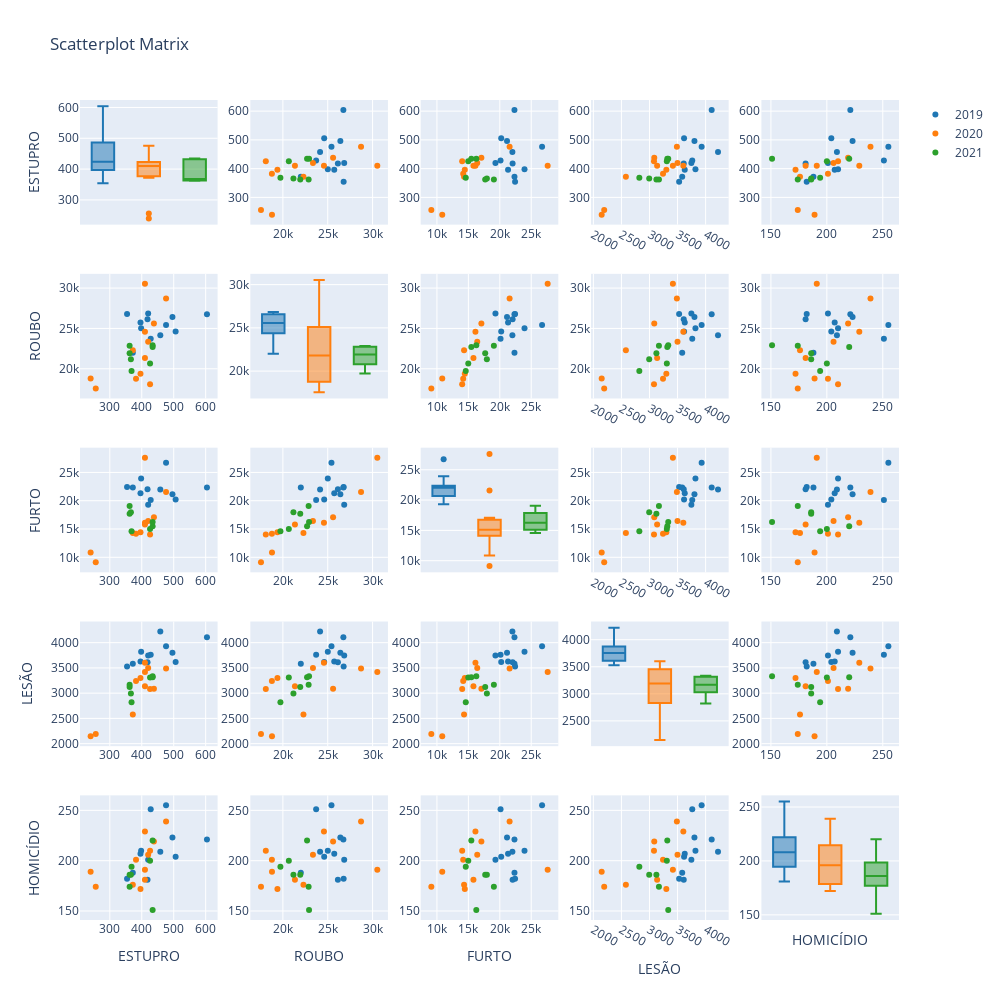

Notebook code cell kept with this figure:
### Code cell
fig = ff.create_scatterplotmatrix(df_crime_consolidado, diag='box', index='ANO', height=1000, width=1000)
fig.write_html('../reports/crimes_scatter.html')
fig.show()

### Figure 1 — Plotly figure (JSON) as saved in the notebook; plotly's stock layout.template omitted (floating-point values rounded to 4 significant figures)
{"data": [{"marker": {"color": "rgb(31, 119, 180)"}, "showlegend": false, "type": "box", "xaxis": "x", "y": [428, 372, 476, 458, 398, 354, 396, 418, 506, 604, 496, 420], "yaxis": "y"}, {"marker": {"color": "rgb(255, 127, 14)"}, "showlegend": false, "type": "box", "xaxis": "x", "y": [476, 410, 438, 256, 240, 372, 410, 382, 426, 396, 420, 410], "yaxis": "y"}, {"marker": {"color": "rgb(44, 160, 44)"}, "showlegend": false, "type": "box", "xaxis": "x", "y": [434, 434, 426, 368, 362, 366, 362], "yaxis": "y"}, {"marker": {"color": "rgb(31, 119, 180)", "size": 6}, "mode": "markers", "name": "2019", "showlegend": true, "type": "scatter", "x": [23707, 21997, 25416, 24147, 25008, 26774, 25726, 26132, 24605, 26742, 26406, 26837], "xaxis": "x2", "y": [428, 372, 476, 458, 398, 354, 396, 418, 506, 604, 496, 420], "yaxis": "y2"}, {"marker": {"color": "rgb(255, 127, 14)", "size": 6}, "mode": "markers", "name": "2020", "showlegend": true, "type": "scatter", "x": [28713, 30528, 25596, 17555, 18783, 22292, 21342, 18773, 18092, 19389, 23350, 24578], "xaxis": "x2", "y": [476, 410, 438, 256, 240, 372, 410, 382, 426, 396, 420, 410], "yaxis": "y2"}, {"marker": {"color": "rgb(44, 160, 44)", "size": 6}, "mode": "markers", "name": "2021", "showlegend": true, "type": "scatter", "x": [22694, 22915, 20660, 19723, 21934, 21173, 22868], "xaxis": "x2", "y": [434, 434, 426, 368, 362, 366, 362], "yaxis": "y2"}, {"marker": {"color": "rgb(31, 119, 180)", "size": 6}, "mode": "markers", "name": "2019", "showlegend": false, "type": "scatter", "x": [20117, 22334, 26724, 22004, 23930, 22429, 21313, 22036, 20224, 22332, 21148, 19306], "xaxis": "x3", "y": [428, 372, 476, 458, 398, 354, 396, 418, 506, 604, 496, 420], "yaxis": "y3"}, {"marker": {"color": "rgb(255, 127, 14)", "size": 6}, "mode": "markers", "name": "2020", "showlegend": false, "type": "scatter", "x": [21558, 27613, 17072, 9109, 10846, 14316, 15805, 14178, 14015, 14432, 16411, 16124], "xaxis": "x3", "y": [476, 410, 438, 256, 240, 372, 410, 382, 426, 396, 420, 410], "yaxis": "y3"}, {"marker": {"color": "rgb(44, 160, 44)", "size": 6}, "mode": "markers", "name": "2021", "showlegend": false, "type": "scatter", "x": [15471, 16261, 14985, 14587, 17677, 17942, 19057], "xaxis": "x3", "y": [434, 434, 426, 368, 362, 366, 362], "yaxis": "y3"}, {"marker": {"color": "rgb(31, 119, 180)", "size": 6}, "mode": "markers", "name": "2019", "showlegend": false, "type": "scatter", "x": [3762, 3583, 3929, 4221, 3819, 3528, 3628, 3610, 3616, 4108, 3801, 3746], "xaxis": "x4", "y": [428, 372, 476, 458, 398, 354, 396, 418, 506, 604, 496, 420], "yaxis": "y4"}, {"marker": {"color": "rgb(255, 127, 14)", "size": 6}, "mode": "markers", "name": "2020", "showlegend": false, "type": "scatter", "x": [3488, 3417, 3085, 2193, 2148, 2579, 3136, 3241, 3080, 3300, 3499, 3603], "xaxis": "x4", "y": [476, 410, 438, 256, 240, 372, 410, 382, 426, 396, 420, 410], "yaxis": "y4"}, {"marker": {"color": "rgb(44, 160, 44)", "size": 6}, "mode": "markers", "name": "2021", "showlegend": false, "type": "scatter", "x": [3317, 3334, 3309, 2819, 3123, 2995, 3168], "xaxis": "x4", "y": [434, 434, 426, 368, 362, 366, 362], "yaxis": "y4"}, {"marker": {"color": "rgb(31, 119, 180)", "size": 6}, "mode": "markers", "name": "2019", "showlegend": false, "type": "scatter", "x": [251, 188, 255, 209, 210, 182, 207, 181, 204, 221, 223, 201], "xaxis": "x5", "y": [428, 372, 476, 458, 398, 354, 396, 418, 506, 604, 496, 420], "yaxis": "y5"}, {"marker": {"color": "rgb(255, 127, 14)", "size": 6}, "mode": "markers", "name": "2020", "showlegend": false, "type": "scatter", "x": [239, 191, 219, 174, 189, 176, 181, 201, 210, 172, 206, 229], "xaxis": "x5", "y": [476, 410, 438, 256, 240, 372, 410, 382, 426, 396, 420, 410], "yaxis": "y5"}, {"marker": {"color": "rgb(44, 160, 44)", "size": 6}, "mode": "markers", "name": "2021", "showlegend": false, "type": "scatter", "x": [220, 151, 200, 194, 186, 186, 174], "xaxis": "x5", "y": [434, 434, 426, 368, 362, 366, 362], "yaxis": "y5"}, {"marker": {"color": "rgb(31, 119, 180)", "size": 6}, "mode": "markers", "name": "2019", "showlegend": false, "type": "scatter", "x": [428, 372, 476, 458, 398, 354, 396, 418, 506, 604, 496, 420], "xaxis": "x6", "y": [23707, 21997, 25416, 24147, 25008, 26774, 25726, 26132, 24605, 26742, 26406, 26837], "yaxis": "y6"}, {"marker": {"color": "rgb(255, 127, 14)", "size": 6}, "mode": "markers", "name": "2020", "showlegend": false, "type": "scatter", "x": [476, 410, 438, 256, 240, 372, 410, 382, 426, 396, 420, 410], "xaxis": "x6", "y": [28713, 30528, 25596, 17555, 18783, 22292, 21342, 18773, 18092, 19389, 23350, 24578], "yaxis": "y6"}, {"marker": {"color": "rgb(44, 160, 44)", "size": 6}, "mode": "markers", "name": "2021", "showlegend": false, "type": "scatter", "x": [434, 434, 426, 368, 362, 366, 362], "xaxis": "x6", "y": [22694, 22915, 20660, 19723, 21934, 21173, 22868], "yaxis": "y6"}, {"marker": {"color": "rgb(31, 119, 180)"}, "showlegend": false, "type": "box", "xaxis": "x7", "y": [23707, 21997, 25416, 24147, 25008, 26774, 25726, 26132, 24605, 26742, 26406, 26837], "yaxis": "y7"}, {"marker": {"color": "rgb(255, 127, 14)"}, "showlegend": false, "type": "box", "xaxis": "x7", "y": [28713, 30528, 25596, 17555, 18783, 22292, 21342, 18773, 18092, 19389, 23350, 24578], "yaxis": "y7"}, {"marker": {"color": "rgb(44, 160, 44)"}, "showlegend": false, "type": "box", "xaxis": "x7", "y": [22694, 22915, 20660, 19723, 21934, 21173, 22868], "yaxis": "y7"}, {"marker": {"color": "rgb(31, 119, 180)", "size": 6}, "mode": "markers", "name": "2019", "showlegend": false, "type": "scatter", "x": [20117, 22334, 26724, 22004, 23930, 22429, 21313, 22036, 20224, 22332, 21148, 19306], "xaxis": "x8", "y": [23707, 21997, 25416, 24147, 25008, 26774, 25726, 26132, 24605, 26742, 26406, 26837], "yaxis": "y8"}, {"marker": {"color": "rgb(255, 127, 14)", "size": 6}, "mode": "markers", "name": "2020", "showlegend": false, "type": "scatter", "x": [21558, 27613, 17072, 9109, 10846, 14316, 15805, 14178, 14015, 14432, 16411, 16124], "xaxis": "x8", "y": [28713, 30528, 25596, 17555, 18783, 22292, 21342, 18773, 18092, 19389, 23350, 24578], "yaxis": "y8"}, {"marker": {"color": "rgb(44, 160, 44)", "size": 6}, "mode": "markers", "name": "2021", "showlegend": false, "type": "scatter", "x": [15471, 16261, 14985, 14587, 17677, 17942, 19057], "xaxis": "x8", "y": [22694, 22915, 20660, 19723, 21934, 21173, 22868], "yaxis": "y8"}, {"marker": {"color": "rgb(31, 119, 180)", "size": 6}, "mode": "markers", "name": "2019", "showlegend": false, "type": "scatter", "x": [3762, 3583, 3929, 4221, 3819, 3528, 3628, 3610, 3616, 4108, 3801, 3746], "xaxis": "x9", "y": [23707, 21997, 25416, 24147, 25008, 26774, 25726, 26132, 24605, 26742, 26406, 26837], "yaxis": "y9"}, {"marker": {"color": "rgb(255, 127, 14)", "size": 6}, "mode": "markers", "name": "2020", "showlegend": false, "type": "scatter", "x": [3488, 3417, 3085, 2193, 2148, 2579, 3136, 3241, 3080, 3300, 3499, 3603], "xaxis": "x9", "y": [28713, 30528, 25596, 17555, 18783, 22292, 21342, 18773, 18092, 19389, 23350, 24578], "yaxis": "y9"}, {"marker": {"color": "rgb(44, 160, 44)", "size": 6}, "mode": "markers", "name": "2021", "showlegend": false, "type": "scatter", "x": [3317, 3334, 3309, 2819, 3123, 2995, 3168], "xaxis": "x9", "y": [22694, 22915, 20660, 19723, 21934, 21173, 22868], "yaxis": "y9"}, {"marker": {"color": "rgb(31, 119, 180)", "size": 6}, "mode": "markers", "name": "2019", "showlegend": false, "type": "scatter", "x": [251, 188, 255, 209, 210, 182, 207, 181, 204, 221, 223, 201], "xaxis": "x10", "y": [23707, 21997, 25416, 24147, 25008, 26774, 25726, 26132, 24605, 26742, 26406, 26837], "yaxis": "y10"}, {"marker": {"color": "rgb(255, 127, 14)", "size": 6}, "mode": "markers", "name": "2020", "showlegend": false, "type": "scatter", "x": [239, 191, 219, 174, 189, 176, 181, 201, 210, 172, 206, 229], "xaxis": "x10", "y": [28713, 30528, 25596, 17555, 18783, 22292, 21342, 18773, 18092, 19389, 23350, 24578], "yaxis": "y10"}, {"marker": {"color": "rgb(44, 160, 44)", "size": 6}, "mode": "markers", "name": "2021", "showlegend": false, "type": "scatter", "x": [220, 151, 200, 194, 186, 186, 174], "xaxis": "x10", "y": [22694, 22915, 20660, 19723, 21934, 21173, 22868], "yaxis": "y10"}, {"marker": {"color": "rgb(31, 119, 180)", "size": 6}, "mode": "markers", "name": "2019", "showlegend": false, "type": "scatter", "x": [428, 372, 476, 458, 398, 354, 396, 418, 506, 604, 496, 420], "xaxis": "x11", "y": [20117, 22334, 26724, 22004, 23930, 22429, 21313, 22036, 20224, 22332, 21148, 19306], "yaxis": "y11"}, {"marker": {"color": "rgb(255, 127, 14)", "size": 6}, "mode": "markers", "name": "2020", "showlegend": false, "type": "scatter", "x": [476, 410, 438, 256, 240, 372, 410, 382, 426, 396, 420, 410], "xaxis": "x11", "y": [21558, 27613, 17072, 9109, 10846, 14316, 15805, 14178, 14015, 14432, 16411, 16124], "yaxis": "y11"}, {"marker": {"color": "rgb(44, 160, 44)", "size": 6}, "mode": "markers", "name": "2021", "showlegend": false, "type": "scatter", "x": [434, 434, 426, 368, 362, 366, 362], "xaxis": "x11", "y": [15471, 16261, 14985, 14587, 17677, 17942, 19057], "yaxis": "y11"}, {"marker": {"color": "rgb(31, 119, 180)", "size": 6}, "mode": "markers", "name": "2019", "showlegend": false, "type": "scatter", "x": [23707, 21997, 25416, 24147, 25008, 26774, 25726, 26132, 24605, 26742, 26406, 26837], "xaxis": "x12", "y": [20117, 22334, 26724, 22004, 23930, 22429, 21313, 22036, 20224, 22332, 21148, 19306], "yaxis": "y12"}, {"marker": {"color": "rgb(255, 127, 14)", "size": 6}, "mode": "markers", "name": "2020", "showlegend": false, "type": "scatter", "x": [28713, 30528, 25596, 17555, 18783, 22292, 21342, 18773, 18092, 19389, 23350, 24578], "xaxis": "x12", "y": [21558, 27613, 17072, 9109, 10846, 14316, 15805, 14178, 14015, 14432, 16411, 16124], "yaxis": "y12"}, {"marker": {"color": "rgb(44, 160, 44)", "size": 6}, "mode": "markers", "name": "2021", "showlegend": false, "type": "scatter", "x": [22694, 22915, 20660, 19723, 21934, 21173, 22868], "xaxis": "x12", "y": [15471, 16261, 14985, 14587, 17677, 17942, 19057], "yaxis": "y12"}, {"marker": {"color": "rgb(31, 119, 180)"}, "showlegend": false, "type": "box", "xaxis": "x13", "y": [20117, 22334, 26724, 22004, 23930, 22429, 21313, 22036, 20224, 22332, 21148, 19306], "yaxis": "y13"}, {"marker": {"color": "rgb(255, 127, 14)"}, "showlegend": false, "type": "box", "xaxis": "x13", "y": [21558, 27613, 17072, 9109, 10846, 14316, 15805, 14178, 14015, 14432, 16411, 16124], "yaxis": "y13"}, {"marker": {"color": "rgb(44, 160, 44)"}, "showlegend": false, "type": "box", "xaxis": "x13", "y": [15471, 16261, 14985, 14587, 17677, 17942, 19057], "yaxis": "y13"}, {"marker": {"color": "rgb(31, 119, 180)", "size": 6}, "mode": "markers", "name": "2019", "showlegend": false, "type": "scatter", "x": [3762, 3583, 3929, 4221, 3819, 3528, 3628, 3610, 3616, 4108, 3801, 3746], "xaxis": "x14", "y": [20117, 22334, 26724, 22004, 23930, 22429, 21313, 22036, 20224, 22332, 21148, 19306], "yaxis": "y14"}, {"marker": {"color": "rgb(255, 127, 14)", "size": 6}, "mode": "markers", "name": "2020", "showlegend": false, "type": "scatter", "x": [3488, 3417, 3085, 2193, 2148, 2579, 3136, 3241, 3080, 3300, 3499, 3603], "xaxis": "x14", "y": [21558, 27613, 17072, 9109, 10846, 14316, 15805, 14178, 14015, 14432, 16411, 16124], "yaxis": "y14"}, {"marker": {"color": "rgb(44, 160, 44)", "size": 6}, "mode": "markers", "name": "2021", "showlegend": false, "type": "scatter", "x": [3317, 3334, 3309, 2819, 3123, 2995, 3168], "xaxis": "x14", "y": [15471, 16261, 14985, 14587, 17677, 17942, 19057], "yaxis": "y14"}, {"marker": {"color": "rgb(31, 119, 180)", "size": 6}, "mode": "markers", "name": "2019", "showlegend": false, "type": "scatter", "x": [251, 188, 255, 209, 210, 182, 207, 181, 204, 221, 223, 201], "xaxis": "x15", "y": [20117, 22334, 26724, 22004, 23930, 22429, 21313, 22036, 20224, 22332, 21148, 19306], "yaxis": "y15"}, {"marker": {"color": "rgb(255, 127, 14)", "size": 6}, "mode": "markers", "name": "2020", "showlegend": false, "type": "scatter", "x": [239, 191, 219, 174, 189, 176, 181, 201, 210, 172, 206, 229], "xaxis": "x15", "y": [21558, 27613, 17072, 9109, 10846, 14316, 15805, 14178, 14015, 14432, 16411, 16124], "yaxis": "y15"}, {"marker": {"color": "rgb(44, 160, 44)", "size": 6}, "mode": "markers", "name": "2021", "showlegend": false, "type": "scatter", "x": [220, 151, 200, 194, 186, 186, 174], "xaxis": "x15", "y": [15471, 16261, 14985, 14587, 17677, 17942, 19057], "yaxis": "y15"}, {"marker": {"color": "rgb(31, 119, 180)", "size": 6}, "mode": "markers", "name": "2019", "showlegend": false, "type": "scatter", "x": [428, 372, 476, 458, 398, 354, 396, 418, 506, 604, 496, 420], "xaxis": "x16", "y": [3762, 3583, 3929, 4221, 3819, 3528, 3628, 3610, 3616, 4108, 3801, 3746], "yaxis": "y16"}, {"marker": {"color": "rgb(255, 127, 14)", "size": 6}, "mode": "markers", "name": "2020", "showlegend": false, "type": "scatter", "x": [476, 410, 438, 256, 240, 372, 410, 382, 426, 396, 420, 410], "xaxis": "x16", "y": [3488, 3417, 3085, 2193, 2148, 2579, 3136, 3241, 3080, 3300, 3499, 3603], "yaxis": "y16"}, {"marker": {"color": "rgb(44, 160, 44)", "size": 6}, "mode": "markers", "name": "2021", "showlegend": false, "type": "scatter", "x": [434, 434, 426, 368, 362, 366, 362], "xaxis": "x16", "y": [3317, 3334, 3309, 2819, 3123, 2995, 3168], "yaxis": "y16"}, {"marker": {"color": "rgb(31, 119, 180)", "size": 6}, "mode": "markers", "name": "2019", "showlegend": false, "type": "scatter", "x": [23707, 21997, 25416, 24147, 25008, 26774, 25726, 26132, 24605, 26742, 26406, 26837], "xaxis": "x17", "y": [3762, 3583, 3929, 4221, 3819, 3528, 3628, 3610, 3616, 4108, 3801, 3746], "yaxis": "y17"}, {"marker": {"color": "rgb(255, 127, 14)", "size": 6}, "mode": "markers", "name": "2020", "showlegend": false, "type": "scatter", "x": [28713, 30528, 25596, 17555, 18783, 22292, 21342, 18773, 18092, 19389, 23350, 24578], "xaxis": "x17", "y": [3488, 3417, 3085, 2193, 2148, 2579, 3136, 3241, 3080, 3300, 3499, 3603], "yaxis": "y17"}, {"marker": {"color": "rgb(44, 160, 44)", "size": 6}, "mode": "markers", "name": "2021", "showlegend": false, "type": "scatter", "x": [22694, 22915, 20660, 19723, 21934, 21173, 22868], "xaxis": "x17", "y": [3317, 3334, 3309, 2819, 3123, 2995, 3168], "yaxis": "y17"}, {"marker": {"color": "rgb(31, 119, 180)", "size": 6}, "mode": "markers", "name": "2019", "showlegend": false, "type": "scatter", "x": [20117, 22334, 26724, 22004, 23930, 22429, 21313, 22036, 20224, 22332, 21148, 19306], "xaxis": "x18", "y": [3762, 3583, 3929, 4221, 3819, 3528, 3628, 3610, 3616, 4108, 3801, 3746], "yaxis": "y18"}, {"marker": {"color": "rgb(255, 127, 14)", "size": 6}, "mode": "markers", "name": "2020", "showlegend": false, "type": "scatter", "x": [21558, 27613, 17072, 9109, 10846, 14316, 15805, 14178, 14015, 14432, 16411, 16124], "xaxis": "x18", "y": [3488, 3417, 3085, 2193, 2148, 2579, 3136, 3241, 3080, 3300, 3499, 3603], "yaxis": "y18"}, {"marker": {"color": "rgb(44, 160, 44)", "size": 6}, "mode": "markers", "name": "2021", "showlegend": false, "type": "scatter", "x": [15471, 16261, 14985, 14587, 17677, 17942, 19057], "xaxis": "x18", "y": [3317, 3334, 3309, 2819, 3123, 2995, 3168], "yaxis": "y18"}, {"marker": {"color": "rgb(31, 119, 180)"}, "showlegend": false, "type": "box", "xaxis": "x19", "y": [3762, 3583, 3929, 4221, 3819, 3528, 3628, 3610, 3616, 4108, 3801, 3746], "yaxis": "y19"}, {"marker": {"color": "rgb(255, 127, 14)"}, "showlegend": false, "type": "box", "xaxis": "x19", "y": [3488, 3417, 3085, 2193, 2148, 2579, 3136, 3241, 3080, 3300, 3499, 3603], "yaxis": "y19"}, {"marker": {"color": "rgb(44, 160, 44)"}, "showlegend": false, "type": "box", "xaxis": "x19", "y": [3317, 3334, 3309, 2819, 3123, 2995, 3168], "yaxis": "y19"}, {"marker": {"color": "rgb(31, 119, 180)", "size": 6}, "mode": "markers", "name": "2019", "showlegend": false, "type": "scatter", "x": [251, 188, 255, 209, 210, 182, 207, 181, 204, 221, 223, 201], "xaxis": "x20", "y": [3762, 3583, 3929, 4221, 3819, 3528, 3628, 3610, 3616, 4108, 3801, 3746], "yaxis": "y20"}, {"marker": {"color": "rgb(255, 127, 14)", "size": 6}, "mode": "markers", "name": "2020", "showlegend": false, "type": "scatter", "x": [239, 191, 219, 174, 189, 176, 181, 201, 210, 172, 206, 229], "xaxis": "x20", "y": [3488, 3417, 3085, 2193, 2148, 2579, 3136, 3241, 3080, 3300, 3499, 3603], "yaxis": "y20"}, {"marker": {"color": "rgb(44, 160, 44)", "size": 6}, "mode": "markers", "name": "2021", "showlegend": false, "type": "scatter", "x": [220, 151, 200, 194, 186, 186, 174], "xaxis": "x20", "y": [3317, 3334, 3309, 2819, 3123, 2995, 3168], "yaxis": "y20"}, {"marker": {"color": "rgb(31, 119, 180)", "size": 6}, "mode": "markers", "name": "2019", "showlegend": false, "type": "scatter", "x": [428, 372, 476, 458, 398, 354, 396, 418, 506, 604, 496, 420], "xaxis": "x21", "y": [251, 188, 255, 209, 210, 182, 207, 181, 204, 221, 223, 201], "yaxis": "y21"}, {"marker": {"color": "rgb(255, 127, 14)", "size": 6}, "mode": "markers", "name": "2020", "showlegend": false, "type": "scatter", "x": [476, 410, 438, 256, 240, 372, 410, 382, 426, 396, 420, 410], "xaxis": "x21", "y": [239, 191, 219, 174, 189, 176, 181, 201, 210, 172, 206, 229], "yaxis": "y21"}, {"marker": {"color": "rgb(44, 160, 44)", "size": 6}, "mode": "markers", "name": "2021", "showlegend": false, "type": "scatter", "x": [434, 434, 426, 368, 362, 366, 362], "xaxis": "x21", "y": [220, 151, 200, 194, 186, 186, 174], "yaxis": "y21"}, {"marker": {"color": "rgb(31, 119, 180)", "size": 6}, "mode": "markers", "name": "2019", "showlegend": false, "type": "scatter", "x": [23707, 21997, 25416, 24147, 25008, 26774, 25726, 26132, 24605, 26742, 26406, 26837], "xaxis": "x22", "y": [251, 188, 255, 209, 210, 182, 207, 181, 204, 221, 223, 201], "yaxis": "y22"}, {"marker": {"color": "rgb(255, 127, 14)", "size": 6}, "mode": "markers", "name": "2020", "showlegend": false, "type": "scatter", "x": [28713, 30528, 25596, 17555, 18783, 22292, 21342, 18773, 18092, 19389, 23350, 24578], "xaxis": "x22", "y": [239, 191, 219, 174, 189, 176, 181, 201, 210, 172, 206, 229], "yaxis": "y22"}, {"marker": {"color": "rgb(44, 160, 44)", "size": 6}, "mode": "markers", "name": "2021", "showlegend": false, "type": "scatter", "x": [22694, 22915, 20660, 19723, 21934, 21173, 22868], "xaxis": "x22", "y": [220, 151, 200, 194, 186, 186, 174], "yaxis": "y22"}, {"marker": {"color": "rgb(31, 119, 180)", "size": 6}, "mode": "markers", "name": "2019", "showlegend": false, "type": "scatter", "x": [20117, 22334, 26724, 22004, 23930, 22429, 21313, 22036, 20224, 22332, 21148, 19306], "xaxis": "x23", "y": [251, 188, 255, 209, 210, 182, 207, 181, 204, 221, 223, 201], "yaxis": "y23"}, {"marker": {"color": "rgb(255, 127, 14)", "size": 6}, "mode": "markers", "name": "2020", "showlegend": false, "type": "scatter", "x": [21558, 27613, 17072, 9109, 10846, 14316, 15805, 14178, 14015, 14432, 16411, 16124], "xaxis": "x23", "y": [239, 191, 219, 174, 189, 176, 181, 201, 210, 172, 206, 229], "yaxis": "y23"}, {"marker": {"color": "rgb(44, 160, 44)", "size": 6}, "mode": "markers", "name": "2021", "showlegend": false, "type": "scatter", "x": [15471, 16261, 14985, 14587, 17677, 17942, 19057], "xaxis": "x23", "y": [220, 151, 200, 194, 186, 186, 174], "yaxis": "y23"}, {"marker": {"color": "rgb(31, 119, 180)", "size": 6}, "mode": "markers", "name": "2019", "showlegend": false, "type": "scatter", "x": [3762, 3583, 3929, 4221, 3819, 3528, 3628, 3610, 3616, 4108, 3801, 3746], "xaxis": "x24", "y": [251, 188, 255, 209, 210, 182, 207, 181, 204, 221, 223, 201], "yaxis": "y24"}, {"marker": {"color": "rgb(255, 127, 14)", "size": 6}, "mode": "markers", "name": "2020", "showlegend": false, "type": "scatter", "x": [3488, 3417, 3085, 2193, 2148, 2579, 3136, 3241, 3080, 3300, 3499, 3603], "xaxis": "x24", "y": [239, 191, 219, 174, 189, 176, 181, 201, 210, 172, 206, 229], "yaxis": "y24"}, {"marker": {"color": "rgb(44, 160, 44)", "size": 6}, "mode": "markers", "name": "2021", "showlegend": false, "type": "scatter", "x": [3317, 3334, 3309, 2819, 3123, 2995, 3168], "xaxis": "x24", "y": [220, 151, 200, 194, 186, 186, 174], "yaxis": "y24"}, {"marker": {"color": "rgb(31, 119, 180)"}, "showlegend": false, "type": "box", "xaxis": "x25", "y": [251, 188, 255, 209, 210, 182, 207, 181, 204, 221, 223, 201], "yaxis": "y25"}, {"marker": {"color": "rgb(255, 127, 14)"}, "showlegend": false, "type": "box", "xaxis": "x25", "y": [239, 191, 219, 174, 189, 176, 181, 201, 210, 172, 206, 229], "yaxis": "y25"}, {"marker": {"color": "rgb(44, 160, 44)"}, "showlegend": false, "type": "box", "xaxis": "x25", "y": [220, 151, 200, 194, 186, 186, 174], "yaxis": "y25"}], "layout": {"height": 1000, "showlegend": true, "title": {"text": "Scatterplot Matrix"}, "width": 1000, "xaxis": {"anchor": "y", "domain": [0, 0.168], "showticklabels": false}, "xaxis10": {"anchor": "y10", "domain": [0.832, 1]}, "xaxis11": {"anchor": "y11", "domain": [0, 0.168]}, "xaxis12": {"anchor": "y12", "domain": [0.208, 0.376]}, "xaxis13": {"anchor": "y13", "domain": [0.416, 0.584], "showticklabels": false}, "xaxis14": {"anchor": "y14", "domain": [0.624, 0.792]}, "xaxis15": {"anchor": "y15", "domain": [0.832, 1]}, "xaxis16": {"anchor": "y16", "domain": [0, 0.168]}, "xaxis17": {"anchor": "y17", "domain": [0.208, 0.376]}, "xaxis18": {"anchor": "y18", "domain": [0.416, 0.584]}, "xaxis19": {"anchor": "y19", "domain": [0.624, 0.792], "showticklabels": false}, "xaxis2": {"anchor": "y2", "domain": [0.208, 0.376]}, "xaxis20": {"anchor": "y20", "domain": [0.832, 1]}, "xaxis21": {"anchor": "y21", "domain": [0, 0.168], "title": {"text": "ESTUPRO"}}, "xaxis22": {"anchor": "y22", "domain": [0.208, 0.376], "title": {"text": "ROUBO"}}, "xaxis23": {"anchor": "y23", "domain": [0.416, 0.584], "title": {"text": "FURTO"}}, "xaxis24": {"anchor": "y24", "domain": [0.624, 0.792], "title": {"text": "LESÃO"}}, "xaxis25": {"anchor": "y25", "domain": [0.832, 1], "showticklabels": false, "title": {"text": "HOMICÍDIO"}}, "xaxis3": {"anchor": "y3", "domain": [0.416, 0.584]}, "xaxis4": {"anchor": "y4", "domain": [0.624, 0.792]}, "xaxis5": {"anchor": "y5", "domain": [0.832, 1]}, "xaxis6": {"anchor": "y6", "domain": [0, 0.168]}, "xaxis7": {"anchor": "y7", "domain": [0.208, 0.376], "showticklabels": false}, "xaxis8": {"anchor": "y8", "domain": [0.416, 0.584]}, "xaxis9": {"anchor": "y9", "domain": [0.624, 0.792]}, "yaxis": {"anchor": "x", "domain": [0.848, 1], "title": {"text": "ESTUPRO"}}, "yaxis10": {"anchor": "x10", "domain": [0.636, 0.788]}, "yaxis11": {"anchor": "x11", "domain": [0.424, 0.576], "title": {"text": "FURTO"}}, "yaxis12": {"anchor": "x12", "domain": [0.424, 0.576]}, "yaxis13": {"anchor": "x13", "domain": [0.424, 0.576]}, "yaxis14": {"anchor": "x14", "domain": [0.424, 0.576]}, "yaxis15": {"anchor": "x15", "domain": [0.424, 0.576]}, "yaxis16": {"anchor": "x16", "domain": [0.212, 0.364], "title": {"text": "LESÃO"}}, "yaxis17": {"anchor": "x17", "domain": [0.212, 0.364]}, "yaxis18": {"anchor": "x18", "domain": [0.212, 0.364]}, "yaxis19": {"anchor": "x19", "domain": [0.212, 0.364]}, "yaxis2": {"anchor": "x2", "domain": [0.848, 1]}, "yaxis20": {"anchor": "x20", "domain": [0.212, 0.364]}, "yaxis21": {"anchor": "x21", "domain": [0, 0.152], "title": {"text": "HOMICÍDIO"}}, "yaxis22": {"anchor": "x22", "domain": [0, 0.152]}, "yaxis23": {"anchor": "x23", "domain": [0, 0.152]}, "yaxis24": {"anchor": "x24", "domain": [0, 0.152]}, "yaxis25": {"anchor": "x25", "domain": [0, 0.152]}, "yaxis3": {"anchor": "x3", "domain": [0.848, 1]}, "yaxis4": {"anchor": "x4", "domain": [0.848, 1]}, "yaxis5": {"anchor": "x5", "domain": [0.848, 1]}, "yaxis6": {"anchor": "x6", "domain": [0.636, 0.788], "title": {"text": "ROUBO"}}, "yaxis7": {"anchor": "x7", "domain": [0.636, 0.788]}, "yaxis8": {"anchor": "x8", "domain": [0.636, 0.788]}, "yaxis9": {"anchor": "x9", "domain": [0.636, 0.788]}}}
